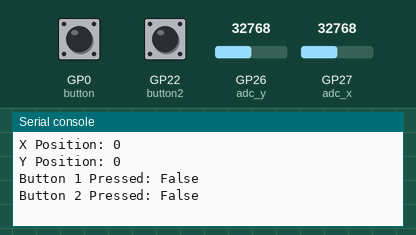
Recording of a program running on a simulated Raspberry Pi Pico running CircuitPython. On the bench: the last lines printed to the serial console. The test bench sets the inputs (shaded band); at power-on: GP26 (adc_y) = 32768, GP0 (button) HIGH, GP27 (adc_x) = 32768, GP22 (button2) HIGH (analog values on the 0–65535 scale).

Above: at 1.2 s.
1.3 s: GP26 (adc_y) set to 45874
At 6.2 s:
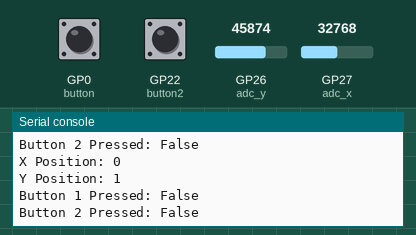
7.3 s: GP0 (button) pulled LOW for 3 s
13.3 s: GP27 (adc_x) set to 45874
19.3 s: GP22 (button2) pulled LOW for 3 s
At 21.4 s:
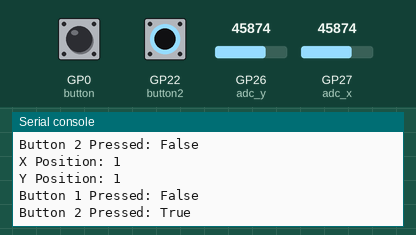
25.3 s: GP26 (adc_y) set to 19660
At 31.0 s:
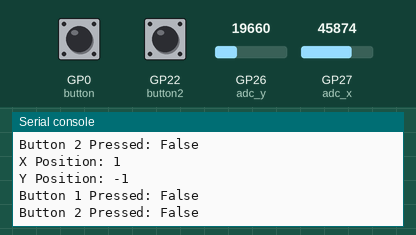
31.3 s: GP27 (adc_x) set to 19660
Timing chart, 0 to 34.3 s (numbered marks = the images above; inputs shaded):
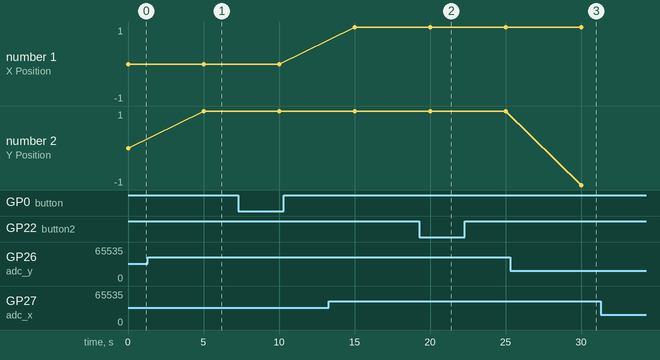

Measured:
- after the input at 1.3 s, the serial console: prints a new line after 3.7 s (image 1)
- after the input at 19.3 s, the serial console: prints a new line after 0.71 s (image 2)
- after the input at 25.3 s, the serial console: prints a new line after 4.7 s (image 3)
- plotted number 2: 1 → -1 after the input at 25.3 s

The program:

joystick.py
```python
import board
import digitalio
import analogio
import time

class Joystick:
    def __init__(self):
        self.adc_x = analogio.AnalogIn(board.GP27)
        self.adc_y = analogio.AnalogIn(board.GP26)

        self.button = digitalio.DigitalInOut(board.GP0)
        self.button.direction = digitalio.Direction.INPUT
        self.button.pull = digitalio.Pull.UP

        self.button2 = digitalio.DigitalInOut(board.GP22)
        self.button2.direction = digitalio.Direction.INPUT
        self.button2.pull = digitalio.Pull.UP

        self.mid = 32767
        self.dead_zone = 10000

    def get_binary_value(self, value):
        if abs(value - self.mid) < self.dead_zone:
            return 0
        return -1 if value < self.mid else 1

    def read(self):
        x_val = self.get_binary_value(self.adc_x.value)
        y_val = self.get_binary_value(self.adc_y.value)

        button_state = not self.button.value
        button2_state = not self.button2.value

        return x_val, y_val, button_state, button2_state

# Test code
if __name__ == "__main__":
    joystick = Joystick()

    while True:
        x, y, button_state, button2_state = joystick.read()
        print("X Position:", x)
        print("Y Position:", y)
        print("Button 1 Pressed:", button_state)
        print("Button 2 Pressed:", button2_state)
        time.sleep(5)
```
